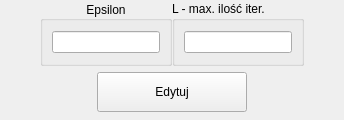
          <widget class="QWidget" name="BoxEpsL" native="true">
           <property name="sizePolicy">
            <sizepolicy hsizetype="Minimum" vsizetype="Preferred">
             <horstretch>0</horstretch>
             <verstretch>0</verstretch>
            </sizepolicy>
           </property>
           <property name="minimumSize">
            <size>
             <width>0</width>
             <height>120</height>
            </size>
           </property>
           <property name="autoFillBackground">
            <bool>true</bool>
           </property>
           <layout class="QVBoxLayout" name="verticalLayout_3">
            <property name="spacing">
             <number>0</number>
            </property>
            <property name="leftMargin">
             <number>0</number>
            </property>
            <property name="topMargin">
             <number>0</number>
            </property>
            <property name="rightMargin">
             <number>0</number>
            </property>
            <property name="bottomMargin">
             <number>0</number>
            </property>
            <item>
             <widget class="QWidget" name="widget_3" native="true">
              <property name="minimumSize">
               <size>
                <width>0</width>
                <height>65</height>
               </size>
              </property>
              <property name="maximumSize">
               <size>
                <width>16777215</width>
                <height>65</height>
               </size>
              </property>
              <layout class="QHBoxLayout" name="horizontalLayout_5">
               <property name="spacing">
                <number>0</number>
               </property>
               <property name="leftMargin">
                <number>0</number>
               </property>
               <property name="topMargin">
                <number>0</number>
               </property>
               <property name="rightMargin">
                <number>0</number>
               </property>
               <property name="bottomMargin">
                <number>0</number>
               </property>
               <item>
                <spacer name="horizontalSpacer_2">
                 <property name="orientation">
                  <enum>Qt::Horizontal</enum>
                 </property>
                 <property name="sizeHint" stdset="0">
                  <size>
                   <width>40</width>
                   <height>20</height>
                  </size>
                 </property>
                </spacer>
               </item>
               <item>
                <widget class="QGroupBox" name="Epsilon">
                 <property name="sizePolicy">
                  <sizepolicy hsizetype="Fixed" vsizetype="Preferred">
                   <horstretch>0</horstretch>
                   <verstretch>0</verstretch>
                  </sizepolicy>
                 </property>
                 <property name="minimumSize">
                  <size>
                   <width>120</width>
                   <height>0</height>
                  </size>
                 </property>
                 <property name="maximumSize">
                  <size>
                   <width>16777215</width>
                   <height>65</height>
                  </size>
                 </property>
                 <property name="font">
                  <font>
                   <family>Segoe UI</family>
                  </font>
                 </property>
                 <property name="autoFillBackground">
                  <bool>true</bool>
                 </property>
                 <property name="title">
                  <string>Epsilon</string>
                 </property>
                 <property name="alignment">
                  <set>Qt::AlignCenter</set>
                 </property>
                 <layout class="QGridLayout" name="gridLayout_2">
                  <item row="0" column="0">
                   <widget class="QLineEdit" name="txtEpsilon">
                    <property name="sizePolicy">
                     <sizepolicy hsizetype="Expanding" vsizetype="Fixed">
                      <horstretch>0</horstretch>
                      <verstretch>29</verstretch>
                     </sizepolicy>
                    </property>
                    <property name="alignment">
                     <set>Qt::AlignCenter</set>
                    </property>
                    <property name="readOnly">
                     <bool>true</bool>
                    </property>
                   </widget>
                  </item>
                 </layout>
                </widget>
               </item>
               <item>
                <widget class="QGroupBox" name="LBox">
                 <property name="sizePolicy">
                  <sizepolicy hsizetype="Fixed" vsizetype="Preferred">
                   <horstretch>0</horstretch>
                   <verstretch>0</verstretch>
                  </sizepolicy>
                 </property>
                 <property name="minimumSize">
                  <size>
                   <width>120</width>
                   <height>0</height>
                  </size>
                 </property>
                 <property name="maximumSize">
                  <size>
                   <width>16777215</width>
                   <height>65</height>
                  </size>
                 </property>
                 <property name="font">
                  <font>
                   <family>Segoe UI</family>
                  </font>
                 </property>
                 <property name="autoFillBackground">
                  <bool>true</bool>
                 </property>
                 <property name="title">
                  <string>L - max. ilość iter.</string>
                 </property>
                 <layout class="QGridLayout" name="gridLayout_3">
                  <item row="0" column="0">
                   <widget class="QLineEdit" name="txtL">
                    <property name="sizePolicy">
                     <sizepolicy hsizetype="Expanding" vsizetype="Fixed">
                      <horstretch>0</horstretch>
                      <verstretch>29</verstretch>
                     </sizepolicy>
                    </property>
                    <property name="alignment">
                     <set>Qt::AlignCenter</set>
                    </property>
                   </widget>
                  </item>
                 </layout>
                </widget>
               </item>
               <item>
                <spacer name="horizontalSpacer">
                 <property name="orientation">
                  <enum>Qt::Horizontal</enum>
                 </property>
                 <property name="sizeHint" stdset="0">
                  <size>
                   <width>40</width>
                   <height>20</height>
                  </size>
                 </property>
                </spacer>
               </item>
              </layout>
             </widget>
            </item>
            <item>
             <widget class="QWidget" name="widget_6" native="true">
              <property name="maximumSize">
               <size>
                <width>16777215</width>
                <height>50</height>
               </size>
              </property>
              <layout class="QHBoxLayout" name="horizontalLayout_9">
               <property name="spacing">
                <number>1</number>
               </property>
               <property name="leftMargin">
                <number>1</number>
               </property>
               <property name="topMargin">
                <number>1</number>
               </property>
               <property name="rightMargin">
                <number>1</number>
               </property>
               <property name="bottomMargin">
                <number>1</number>
               </property>
               <item>
                <spacer name="horizontalSpacer_9">
                 <property name="orientation">
                  <enum>Qt::Horizontal</enum>
                 </property>
                 <property name="sizeHint" stdset="0">
                  <size>
                   <width>40</width>
                   <height>20</height>
                  </size>
                 </property>
                </spacer>
               </item>
               <item>
                <widget class="QPushButton" name="ButtonEdytujEpsL">
                 <property name="sizePolicy">
                  <sizepolicy hsizetype="Preferred" vsizetype="Preferred">
                   <horstretch>0</horstretch>
                   <verstretch>0</verstretch>
                  </sizepolicy>
                 </property>
                 <property name="minimumSize">
                  <size>
                   <width>150</width>
                   <height>0</height>
                  </size>
                 </property>
                 <property name="maximumSize">
                  <size>
                   <width>16777215</width>
                   <height>40</height>
                  </size>
                 </property>
                 <property name="text">
                  <string>Edytuj</string>
                 </property>
                </widget>
               </item>
               <item>
                <spacer name="horizontalSpacer_10">
                 <property name="orientation">
                  <enum>Qt::Horizontal</enum>
                 </property>
                 <property name="sizeHint" stdset="0">
                  <size>
                   <width>40</width>
                   <height>20</height>
                  </size>
                 </property>
                </spacer>
               </item>
              </layout>
             </widget>
            </item>
           </layout>
          </widget>
